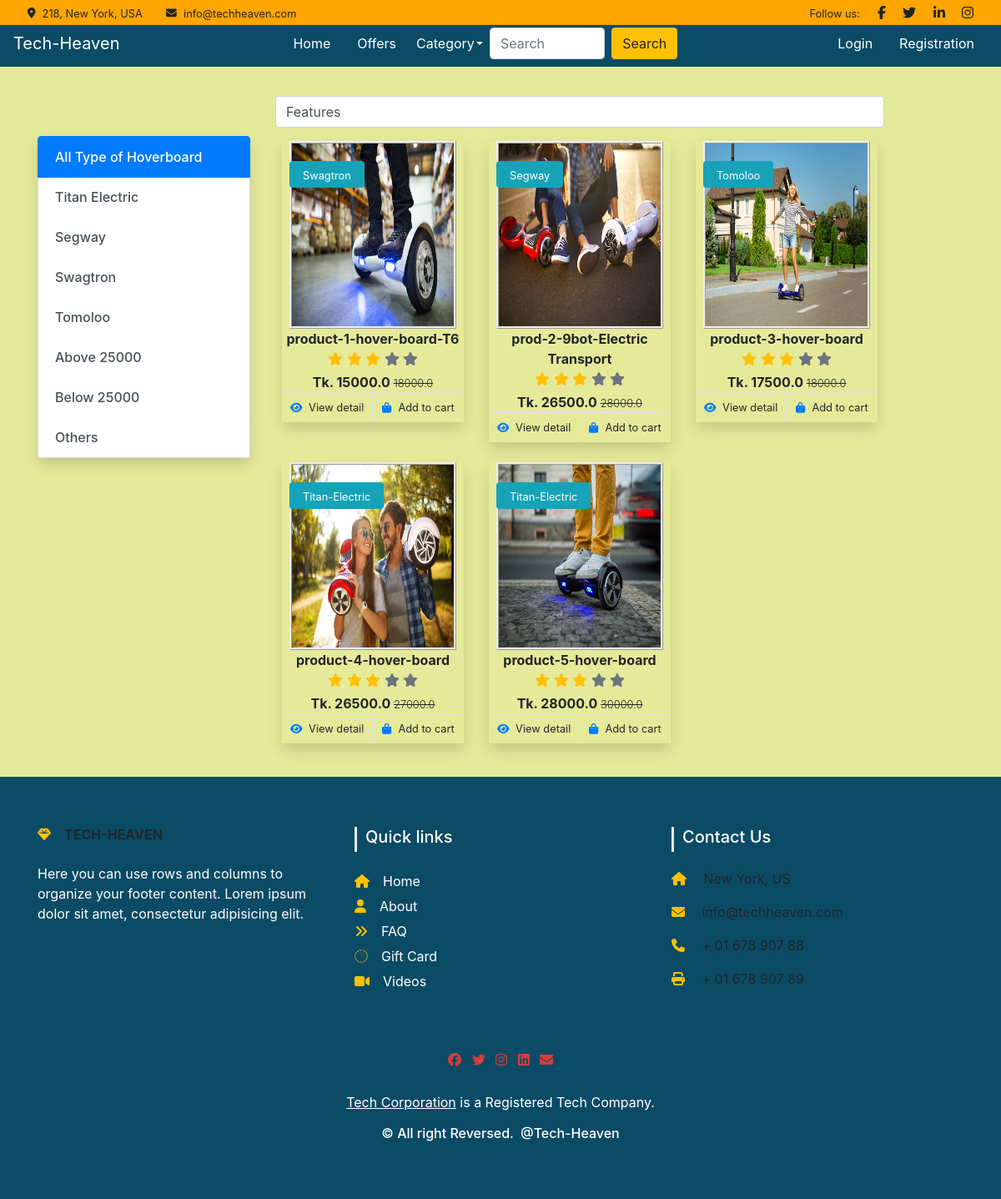
The page /hoverboard/ on the database its author committed.
### Shop/models.py (models this page shows, shortened)
class Product(models.Model):
    title = models.CharField(max_length=100)
    selling_price = models.FloatField()
    discounted_price = models.FloatField()
    description = models.TextField()
    brand = models.CharField(max_length=100)
    category = models.CharField(choices=CATEGORY_CHOICES, max_length = 3)
    product_image = models.ImageField(upload_to='productPhoto')

### Shop/views.py (the view)
# urls.py: path('hoverboard/', views.hoverboard, name='hoverboard'),
def hoverboard(request, data = None):
    if data == None:
        hoverboards = Product.objects.filter(category = 'HB')
    elif data == 'Titan-Electric' or data == 'Tomoloo' or data == 'Segway' or data == 'Swagtron' or data == 'Others':
         hoverboards = Product.objects.filter(category = 'HB').filter(brand = data)
    elif data == 'below':
         hoverboards = Product.objects.filter(category = 'HB').filter(discounted_price__lte =  24000)
    elif data == 'above':
         hoverboards = Product.objects.filter(category = 'HB').filter(discounted_price__gt = 24000)
    return render(request, 'Shop/category-page/hoverboard.html', {'hoverboards':  hoverboards})

### Shop/templates/Shop/category-page/hoverboard.html (shortened to what this page needs)
{% extends 'Shop/common/base.html' %}
{% load static %}
{% block css%}<link rel="stylesheet" href="{% static 'Shop/css/category.css' %}"> {% endblock css%}
{% block main-content %}
<div class="container my-6">
    <div class="row">
        <div class="col-sm-3">
            <div class="list-group shadow my-5">
                <a href="{% url 'hoverboard' %}" class="list-group-item list-group-item-action active" aria-current="true">
                    All Type of Hoverboard
                </a>
                <a href="{% url 'hoverboarditem' 'Titan-Electric' %}" class="list-group-item list-group-item-action">Titan Electric</a>
                <a href="{% url 'hoverboarditem' 'Segway' %}" class="list-group-item list-group-item-action">Segway</a>
                <a href="{% url 'hoverboarditem' 'Swagtron' %}" class="list-group-item list-group-item-action">Swagtron</a>
                <a href="{% url 'hoverboarditem' 'Tomoloo' %}" class="list-group-item list-group-item-action">Tomoloo</a>
                <a href="{% url 'hoverboarditem' 'above' %}" class="list-group-item list-group-item-action">Above 25000</a>
                <a href="{% url 'hoverboarditem' 'below' %}" class="list-group-item list-group-item-action">Below 25000</a>
                <a href="{% url 'hoverboarditem' 'Others' %}" class="list-group-item list-group-item-action">Others</a>
            </div>
        </div>
        <div class="col-sm-8">
            <div class="d-flex">
                <select class="form-control">
                        <option>Features</option>
                </select>
            </div>
            <div class="row  px-2 py-3">
                {% for prd in  hoverboards %}
                <div class="col-sm-4 text-center mb-4">
                        <div class="item shadow" id="custom-item">
                            <img src="{{prd.product_image.url}}" alt="" class="cate-img">
                            <div class="bg-info rounded text-white position-absolute start-0 top-0 m-4 py-1 px-3"><small>{{prd.brand}}</small></div>
                            <div class="fw-bold">{{prd.title}}</div>
                            <ul class="list-unstyled d-flex justify-content-center mb-1">
                                <li>
                                    <i class="text-warning fa fa-star"></i>
                                    <i class="text-warning fa fa-star"></i>
                                    <i class="text-warning fa fa-star"></i>
                                    <i class="text-muted fa fa-star"></i>
                                    <i class="text-muted fa fa-star"></i>
                                </li>
                            </ul>
                            <div class="fw-bold">Tk. {{prd.discounted_price}} <small
                                    class="fw-light text-decoration-line-through">{{prd.selling_price}}</small>
                            </div>
                            <div class="d-flex border-top">
                                <small class="w-50 text-center border-end py-2">
                                    <a class="text-body" href="{% url 'product-details' prd.id %}"><i class="fa fa-eye text-primary me-2"></i>View detail</a>
                                </small>
                                <small class="w-50 text-center py-2">
                                    <a class="text-body" href="{% url 'product-details' prd.id %}"><i class="fa fa-shopping-bag text-primary me-2"></i>Add to cart</a>
                                </small>
                            </div>
                        </div>
                    </div>
                {% endfor %}
            </div>
        </div>
    </div>
</div>
{% endblock main-content %}

### Shop/static/Shop/css/style.css (style rules this page uses)
.tech { background-color: #dbe274b8; }
.list-group-item, .custom-list-cat { position: relative; display: block; padding: 0.75rem 1.25rem; margin-bottom: -1px; background-color: #a9d7da; color: darkgreen; font-weight: 500; }

### Shop/static/Shop/css/category.css (style rules this page uses)
.cate-img { vertical-align: middle; border-style:ridge; width: 200px; height: 225px; }
#custom-item { border: blue; }

### rows shown on the page
Product: product_image (picture), brand "Swagtron", title "product-1-hover-board-T6", discounted_price "15000.0", selling_price "18000.0"
Product: product_image (picture), brand "Segway", title "prod-2-9bot-Electric Transport", discounted_price "26500.0", selling_price "28000.0"
Product: product_image (picture), brand "Tomoloo", title "product-3-hover-board", discounted_price "17500.0", selling_price "18000.0"
Product: product_image (picture), brand "Titan-Electric", title "product-4-hover-board", discounted_price "26500.0", selling_price "27000.0"
Product: product_image (picture), brand "Titan-Electric", title "product-5-hover-board", discounted_price "28000.0", selling_price "30000.0"
